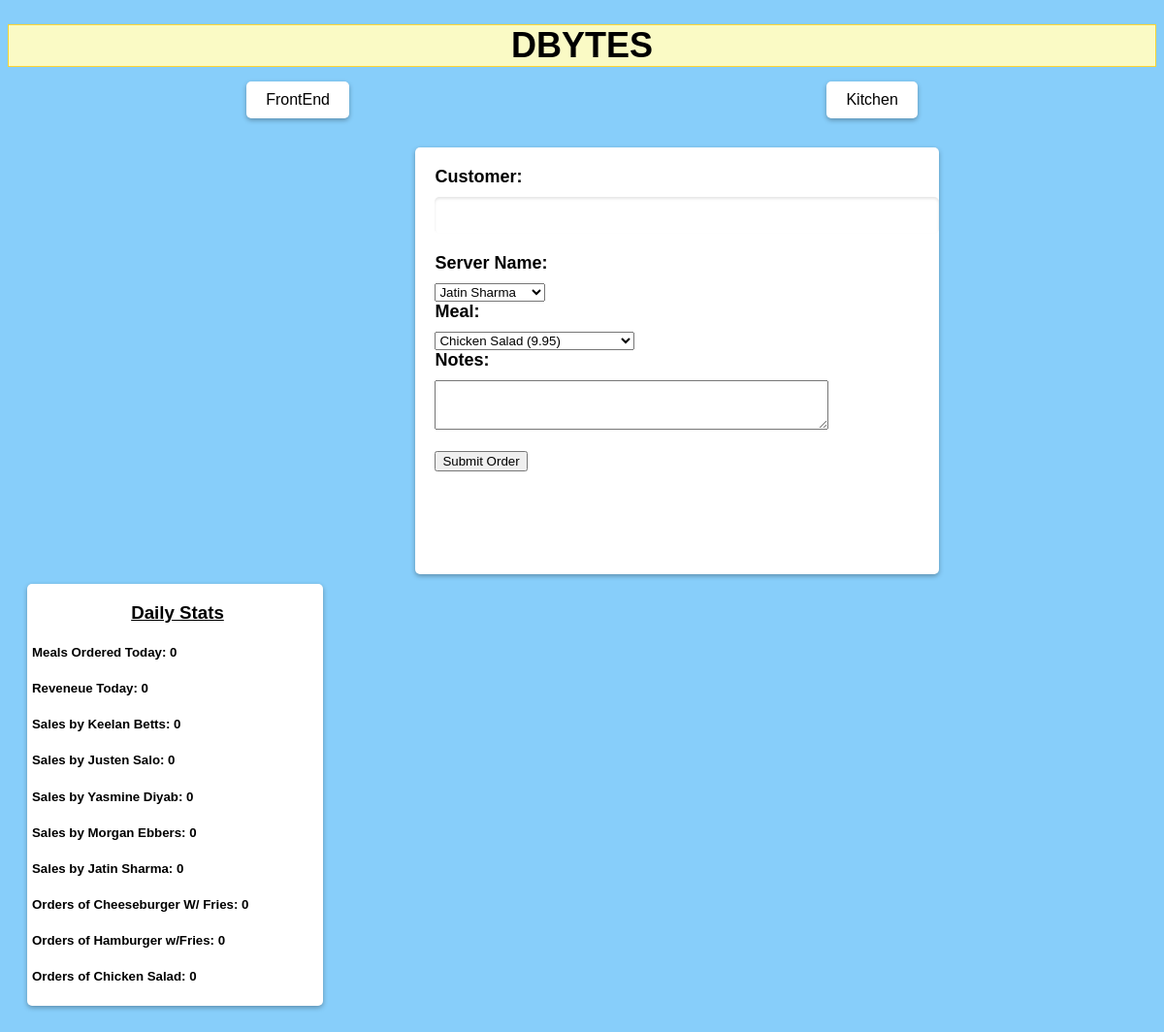
The page / on the database its author committed.
### main/models.py (models this page shows)
class Employee(models.Model):
    employeeName = models.CharField(max_length=100, unique=True)
    def __str__(self):
        return self.employeeName

class Meal(models.Model):
    mealName = models.CharField(max_length=50, unique=True)
    price = models.DecimalField(max_digits=6, decimal_places=2)
    glutenFreeYN = models.CharField(max_length=1)
    veganYN = models.CharField(max_length=1)
    def __str__(self):
        return self.mealName

### main/views.py (the view, shortened to what this page needs)
# urls.py: path('', views.index, name='index'),
def index(response):
    employees = Employee.objects.all
    meals = Meal.objects.all
    order = Order.objects.filter(ordertime__year=datetime.now().year, ordertime__month=datetime.now().month, ordertime__day=datetime.now().day).count()
    meals_today = Order.objects.filter(ordertime__year=datetime.now().year, ordertime__month=datetime.now().month, ordertime__day=datetime.now().day)
    emps = Employee.objects.all()
    mealss = Meal.objects.all()
    emp_orders = []
    for emp in emps:
        order_count = Order.objects.filter(ordertime__year=datetime.now().year, ordertime__month=datetime.now().month, ordertime__day=datetime.now().day, employeeName=emp).count()
        if order_count is None :
            order_count = 0
        emp_orders.append([[emp.employeeName, order_count]])
    meal_orders = []
    for meal in mealss:
        order_count = Order.objects.filter(ordertime__year=datetime.now().year, ordertime__month=datetime.now().month, ordertime__day=datetime.now().day, mealName=meal).count()
        if order_count is None :
            order_count = 0
        meal_orders.append([[meal.mealName, order_count]])
    daily_revenue_sum = 0
    for meal in meals_today:
        meal_name = meal.mealName
        price = Meal.objects.get(mealName=meal_name).price
        daily_revenue_sum += price
    return render(response, 'main/index.html', {'employees': employees,
                                                 'meals': meals,
                                                'order_quantity': order,
                                                'daily_revenue': daily_revenue_sum,
                                                'employee_orders': emp_orders,
                                                'meal_orders': meal_orders})

### main/templates/main/index.html (shortened to what this page needs)
<!DOCTYPE html>
<html>
    <head>
        {% load static %}
        <link rel="stylesheet" href=" {% static '/css/style.css' %}">
    </head>
    <body>
        <header>
            <h1 id="head">DBytes</h1>
        </header>
        <div class="navbar">
            <div class="nav-content"><a href="/" >FrontEnd</a></div>
            <div class="nav-content"><a href="/kitchen">Kitchen</a></div>
        </div>
        <main>
            <form class="mainbody" method="post" action="#">
                <label for="cust-name">Customer:</label>
                <input type="text" id="cust-name" name="cust-name">
                <label for="server-name">Server Name:</label>
                <select id="server-name" name="server-name">
                  {% for employee in employees %}
                  <option value="{{employee}}" SELECTED>{{employee}}</option>
                  {% endfor %}
                </select>
                <label for="meal">Meal:</label>
                <select id="meal" name="meal">
                  {% for meal in meals %}
                  <option value="{{meal}}" SELECTED>{{meal}} ({{meal.price}})</option>
                  {% endfor %}
                </select>
                <label for="notes">Notes:</label>
                <textarea id="notes" name="notes" rows="3"></textarea>
                <br>
                <br>
                <button id="submit" name="submit">Submit Order</button>
            </form>
            <div id="daily-sales-box">
                <h3 id="daily-stats">Daily Stats</h3>
                <h5>Meals Ordered Today: {{order_quantity}}</h5>
                <h5>Reveneue Today: {{daily_revenue}}</h5>
                {% for emp_order in employee_orders %}
                <h5>Sales by {{ emp_order.0.0 }}: {{ emp_order.0.1 }} </h5>
                {% endfor %}
                {% for meal_order in meal_orders %}
                <h5>Orders of {{ meal_order.0.0 }}: {{ meal_order.0.1 }} </h5>
                {% endfor %}
            </div>
        </main>
    </body>
</html>

### main/static/css/style.css (style rules this page uses)
body { font-family: Arial, Helvetica, sans-serif; background-color: lightskyblue; }
#head { text-align: center; margin-top: 25px; margin-bottom: 15px; background-color:rgb(250, 250, 197); border: 1px solid #ffd532; }
h1 { margin: 0; font-size: 36px; font-weight: bold; text-transform: uppercase; }
main { display: flex; flex-wrap: wrap; justify-content: space-between; padding: 20px; }
form { background-color: #fff; border-radius: 5px; box-shadow: 0 2px 5px rgba(0, 0, 0, 0.3); margin: 10px; padding: 20px; max-width: 300px; }
form label { display: block; font-size: 18px; font-weight: bold; margin-bottom: 10px; }
form input[type="text"] { padding: 10px; font-size: 16px; border-radius: 5px; border: none; margin-bottom: 20px; width: 100%; box-shadow: inset 0 2px 3px rgba(0, 0, 0, 0.1); }
.mainbody { margin-left: 35%; max-width: 600px; min-height: 400px; min-width: 500px; max-height: 1000px; }
#notes { min-width: 400px; }
.navbar { display: flex; flex-direction: row; text-decoration: none; }
a { text-decoration: none; color:black; }
.nav-content { color: #fff; background-color: #fff; padding: 10px 20px; font-size: 16px; border: none; border-radius: 5px; cursor: pointer; margin: auto; box-shadow: 0 2px 5px rgba(0, 0, 0, 0.3); }
#daily-sales-box { background-color: #fff; font-size: 16px; border: none; border-radius: 5px; box-shadow: 0 2px 5px rgba(0, 0, 0, 0.3); min-height: 200px; min-width: 300px; display: inline; padding-left: 5px; }
#daily-stats { text-align: center; text-decoration: underline; }

### rows shown on the page
Employee: employeeName "Keelan Betts"
Employee: employeeName "Justen Salo"
Employee: employeeName "Yasmine Diyab"
Employee: employeeName "Morgan Ebbers"
Employee: employeeName "Jatin Sharma"
Meal: mealName "Cheeseburger W/ Fries"
Meal: mealName "Hamburger w/Fries"
Meal: mealName "Chicken Salad"

### other values the page prints
{{ order_quantity }} "0"
{{ daily_revenue }} "0"
{{ emp_order.0.1 }} "0" "0" "0" "0" "0"
{{ meal_order.0.1 }} "0" "0" "0"
form field server-name "Jatin Sharma"
form field meal "Chicken Salad (9.95)"
